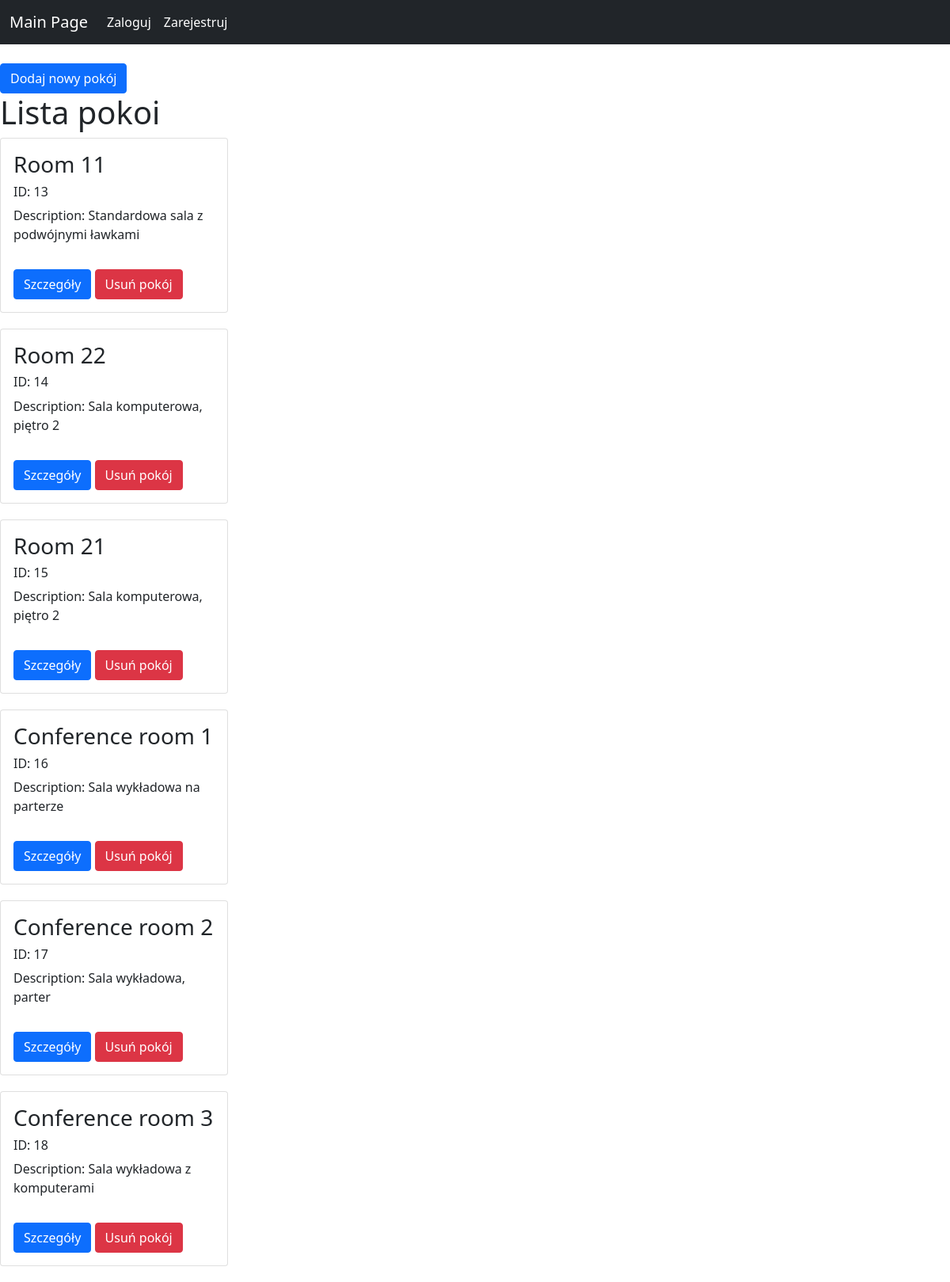
The page /reservationSystem/adminPanel/rooms/ on the database as committed earlier.
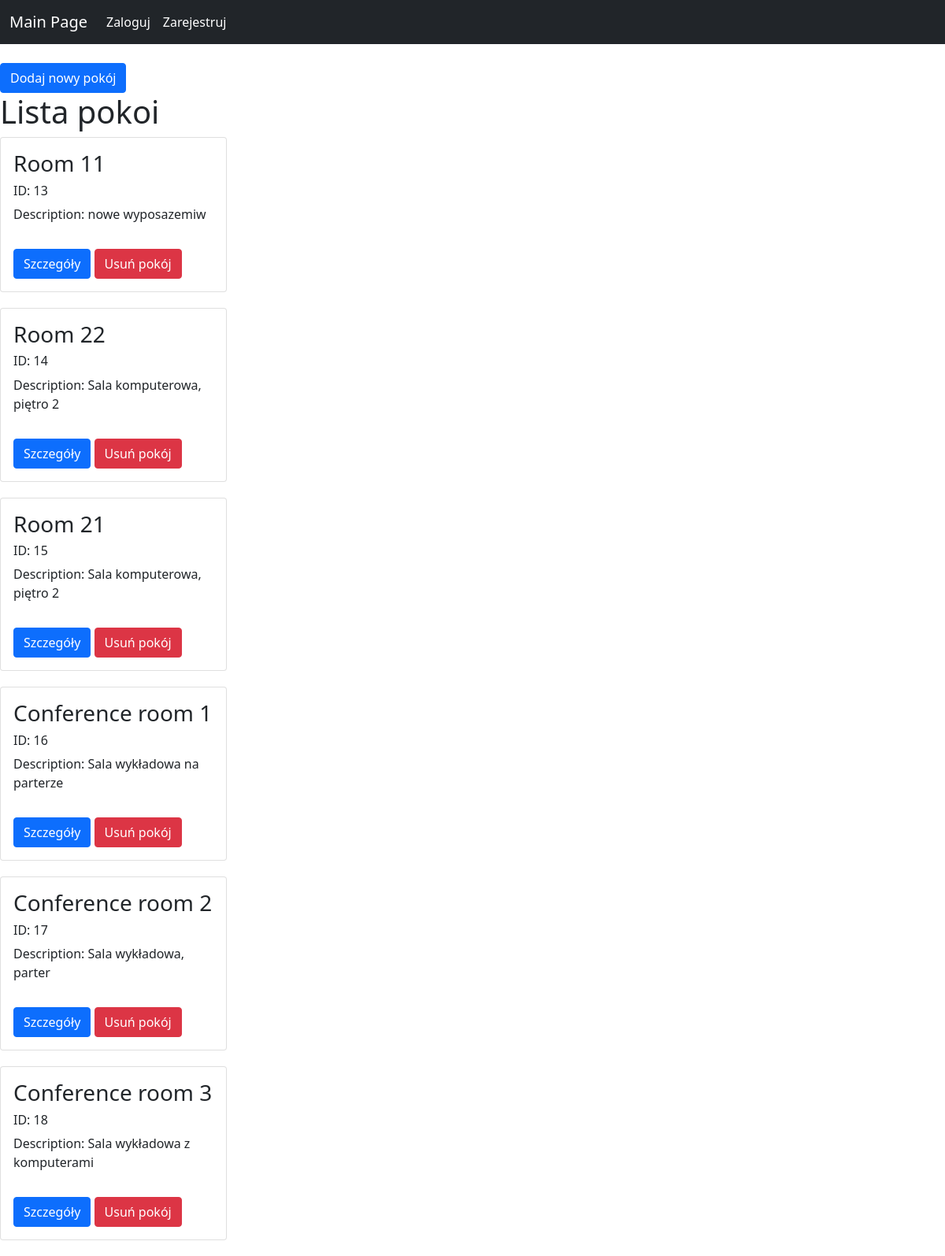
The same page on the database as committed later.
### reservationSystem/models.py (models this page shows, shortened)
class Room(models.Model):
    name = models.CharField('Room name' ,max_length=255)
    description = models.TextField(blank=True)

### reservationSystem/views.py (the view)
# urls.py: path('adminPanel/rooms/', views.rooms, name='rooms'),
def rooms(request):
    rooms = Room.objects.all()
    context = {
        'room_list': rooms,
    }
    return render(request, 'rooms.html', context)

### reservationSystem/templates/rooms.html
{% extends 'base.html' %}
{% block content %}
    <a href="{% url 'addRoom' %}" class="btn btn-primary">Dodaj nowy pokój</a>
    <h1>Lista pokoi</h1>
    {% for room in room_list %}
    <div class="card" style="width: 18rem;">
        <div class="card-body">
        <h3 class="card-title">{{room.name}}</h4>
        <h6 class="card-title">ID: {{room.id}}</h6>
        <p class="card-text">Description: {{room.description}}</p>
        </div>
        <div class="card-body">
        <a href="{% url 'roomDetails' room.id %}" class="btn btn-primary">Szczegóły</a>
        <a href="{% url 'deleteRoom' room.id %}" class="btn btn-danger">Usuń pokój</a>
        </div>
    </div>
    {% endfor %}
{% endblock %}

Rows that differ between the two databases and show on the page:
changed Room "Room 11": description "Standardowa sala z podwójnymi ławkami" → "nowe wyposazemiw"
